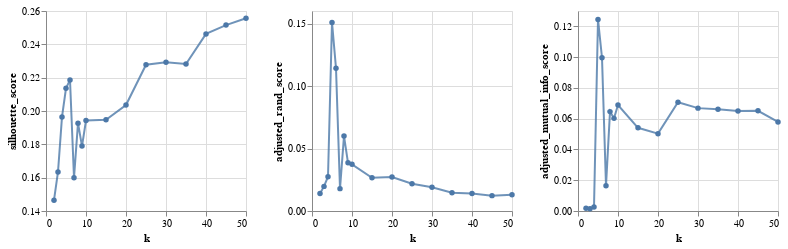

Write notebook code for a chart like this one.
### Markdown cell above
## PCA + k-means

### Code cell
loan_metric_df = compare_k_values(loan_pca_data, loan_y_train)
plot_kmeans(loan_metric_df, True)

### Figure 1 — Vega-Lite specification as saved in the notebook (floating-point values rounded to 4 significant figures)
{"config": {"view": {"continuousWidth": 400, "continuousHeight": 300}}, "repeat": ["silhouette_score", "adjusted_rand_score", "adjusted_mutual_info_score"], "spec": {"data": {"name": "data-6cfdb5114c561f7f25fa4111c9467d6e"}, "mark": {"type": "line", "opacity": 0.8, "point": true}, "encoding": {"x": {"field": "k", "type": "quantitative"}, "y": {"field": {"repeat": "repeat"}, "scale": {"zero": false}, "type": "quantitative"}}, "height": 200, "width": 200}, "columns": 3, "$schema": "https://vega.github.io/schema/vega-lite/v4.17.0.json", "datasets": {"data-6cfdb5114c561f7f25fa4111c9467d6e": [{"k": 2, "fit_time": 0.01276, "pred_time": 0.00036, "silhouette_score": 0.1465, "adjusted_rand_score": 0.01408, "adjusted_mutual_info_score": 0.001743, "inertias": 4064.0}, {"k": 3, "fit_time": 0.01312, "pred_time": 0.0007329, "silhouette_score": 0.1634, "adjusted_rand_score": 0.0197, "adjusted_mutual_info_score": 0.001417, "inertias": 3614.0}, {"k": 4, "fit_time": 0.0144, "pred_time": 0.0004089, "silhouette_score": 0.1964, "adjusted_rand_score": 0.02743, "adjusted_mutual_info_score": 0.00265, "inertias": 3278.0}, {"k": 5, "fit_time": 0.01267, "pred_time": 0.0003247, "silhouette_score": 0.2136, "adjusted_rand_score": 0.1508, "adjusted_mutual_info_score": 0.1245, "inertias": 2968.0}, {"k": 6, "fit_time": 0.01043, "pred_time": 0.0003932, "silhouette_score": 0.2186, "adjusted_rand_score": 0.1142, "adjusted_mutual_info_score": 0.09962, "inertias": 2697.0}, {"k": 7, "fit_time": 0.01159, "pred_time": 0.0005698, "silhouette_score": 0.1599, "adjusted_rand_score": 0.01789, "adjusted_mutual_info_score": 0.01647, "inertias": 2550.0}, {"k": 8, "fit_time": 0.01301, "pred_time": 0.0003641, "silhouette_score": 0.1927, "adjusted_rand_score": 0.05993, "adjusted_mutual_info_score": 0.0646, "inertias": 2334.0}, {"k": 9, "fit_time": 0.01304, "pred_time": 0.0003719, "silhouette_score": 0.179, "adjusted_rand_score": 0.03858, "adjusted_mutual_info_score": 0.06021, "inertias": 2126.0}, {"k": 10, "fit_time": 0.01266, "pred_time": 0.000701, "silhouette_score": 0.1943, "adjusted_rand_score": 0.03732, "adjusted_mutual_info_score": 0.06889, "inertias": 1949.0}, {"k": 15, "fit_time": 0.01016, "pred_time": 0.000392, "silhouette_score": 0.1947, "adjusted_rand_score": 0.02653, "adjusted_mutual_info_score": 0.05407, "inertias": 1607.0}, {"k": 20, "fit_time": 0.01374, "pred_time": 0.0003369, "silhouette_score": 0.2036, "adjusted_rand_score": 0.02721, "adjusted_mutual_info_score": 0.05028, "inertias": 1426.0}, {"k": 25, "fit_time": 0.01277, "pred_time": 0.0005047, "silhouette_score": 0.2278, "adjusted_rand_score": 0.02178, "adjusted_mutual_info_score": 0.07073, "inertias": 1226.0}, {"k": 30, "fit_time": 0.005944, "pred_time": 0.0002539, "silhouette_score": 0.2293, "adjusted_rand_score": 0.01905, "adjusted_mutual_info_score": 0.06686, "inertias": 1130.0}, {"k": 35, "fit_time": 0.01127, "pred_time": 0.000802, "silhouette_score": 0.2282, "adjusted_rand_score": 0.01467, "adjusted_mutual_info_score": 0.06616, "inertias": 1046.0}, {"k": 40, "fit_time": 0.008089, "pred_time": 0.0002906, "silhouette_score": 0.2463, "adjusted_rand_score": 0.01407, "adjusted_mutual_info_score": 0.06493, "inertias": 971.5}, {"k": 45, "fit_time": 0.006332, "pred_time": 0.0003681, "silhouette_score": 0.2515, "adjusted_rand_score": 0.0123, "adjusted_mutual_info_score": 0.06509, "inertias": 908.7}, {"k": 50, "fit_time": 0.01271, "pred_time": 0.0003519, "silhouette_score": 0.2557, "adjusted_rand_score": 0.01303, "adjusted_mutual_info_score": 0.05787, "inertias": 777.1}]}}
